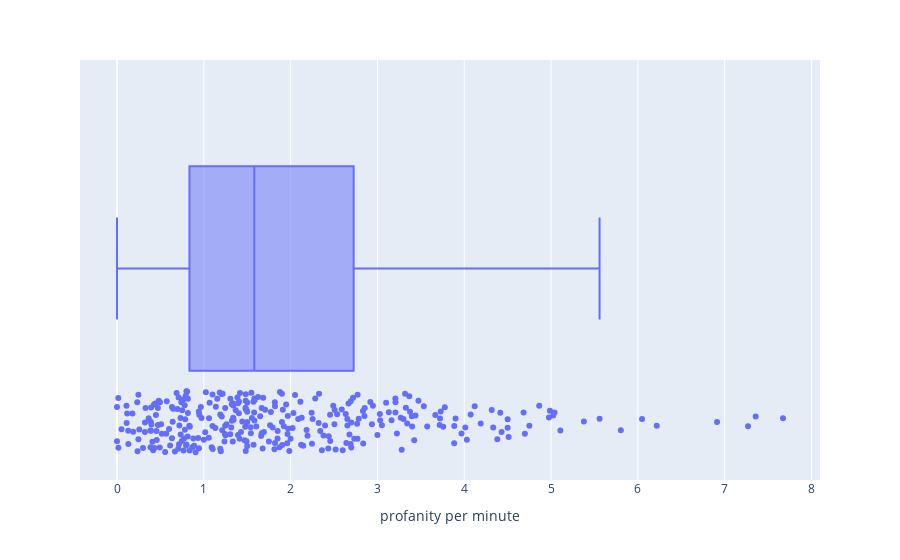

The notebook cell this image was saved under:
### Code cell
px.box(metascripts, x = 'profanity per minute', hover_data = ['description', 'profane count'], points = 'all')

### Figure 1 — Plotly figure (JSON) as saved in the notebook; plotly's stock layout.template omitted (floating-point values rounded to 4 significant figures; data arrays with more than 128 entries replaced by an {"elided": "..."} marker saying what was removed)
{"data": [{"alignmentgroup": "True", "boxpoints": "all", "customdata": {"elided": "316x2 mixed values"}, "hovertemplate": "profanity per minute=%{x}<br>description=%{customdata[0]}<br>profane count=%{customdata[1]}<extra></extra>", "legendgroup": "", "marker": {"color": "#636efa"}, "name": "", "notched": false, "offsetgroup": "", "orientation": "h", "showlegend": false, "type": "box", "x": {"elided": "316 float values"}, "x0": " ", "xaxis": "x", "y0": " ", "yaxis": "y"}], "layout": {"boxmode": "group", "legend": {"tracegroupgap": 0}, "margin": {"t": 60}, "xaxis": {"anchor": "y", "domain": [0, 1], "title": {"text": "profanity per minute"}}, "yaxis": {"anchor": "x", "domain": [0, 1]}}}
